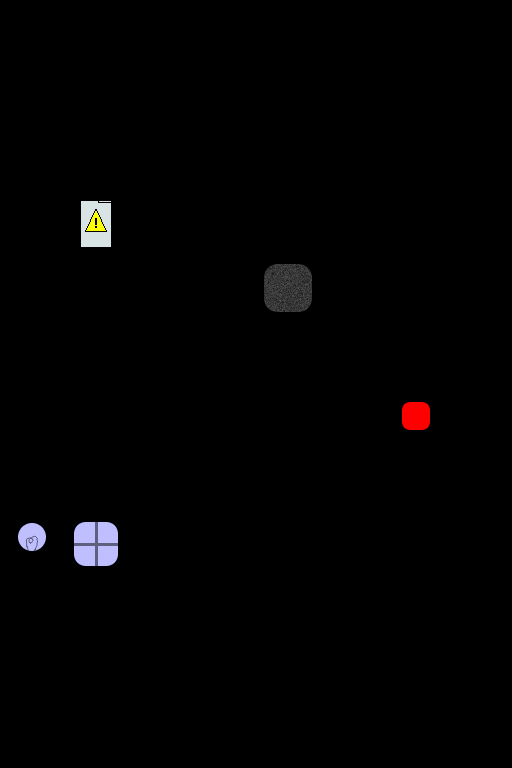

This is a level from a 2D game, rendered from its Tiled map with the project's own tilesets. A one-line summary and the complete map file follow:
An orthogonal 8x12 tile map with 64x64 px tiles, 2 tile layers (Wires, Widgets).

<map version="1.0" tiledversion="1.0.1" orientation="orthogonal" renderorder="right-down" width="8" height="12" tilewidth="64" tileheight="64" nextobjectid="2">
 <tileset firstgid="1" source="../widget_tileset.tsx" />
 <layer name="Wires" width="8" height="12">
  <data encoding="csv">
0,0,0,0,0,0,0,0,
0,5,5,5,0,0,0,0,
0,6,0,0,0,0,0,0,
0,6,0,0,0,0,0,0,
0,0,0,0,0,0,0,0,
0,0,0,0,0,0,6,0,
0,0,0,0,5,5,6,0,
0,0,0,0,0,0,0,0,
0,0,0,0,0,0,0,0,
0,0,0,0,0,0,0,0,
0,0,0,0,0,0,0,0,
0,0,0,0,0,0,0,0
</data>
 </layer>
 <layer name="Widgets" width="8" height="12">
  <data encoding="csv">
0,0,0,0,0,0,0,0,
0,0,0,0,0,0,0,0,
0,0,0,0,0,0,0,0,
0,7,0,0,0,0,0,0,
0,0,0,0,4,0,0,0,
0,0,0,0,0,0,0,0,
0,0,0,0,0,0,2,0,
0,0,0,0,0,0,0,0,
1,3,8,0,0,0,0,0,
0,0,0,0,0,0,0,0,
0,0,0,0,0,0,0,0,
0,0,0,0,0,0,0,0
</data>
 </layer>
</map>
